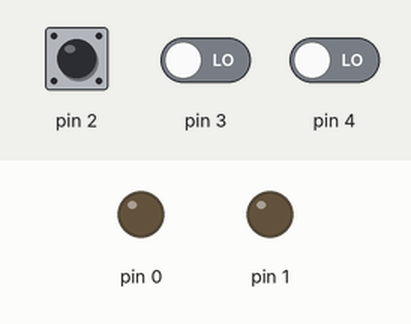
The sketch below on a simulated Arduino Uno, built with avr-gcc and run on an emulated ATmega328P. Parts: output pins drawn as LEDs (lit = HIGH). Inputs (shaded band) come from the test bench; at power-on: pin 2 LOW, pin 3 LOW, pin 4 LOW.

Above: at 0.8 s.
0.9 s: pin 2 pulled LOW for 0.15 s
At 1.7 s:
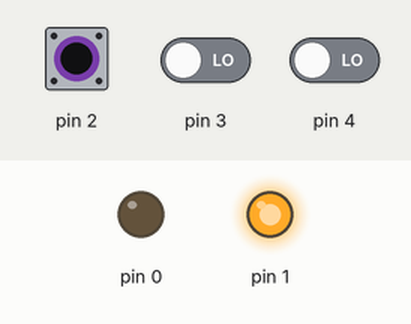
2.5 s: pin 3 driven HIGH
At 2.9 s:
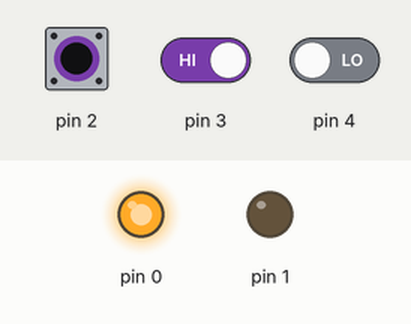
4.0 s: pin 3 driven LOW
At 5.2 s:
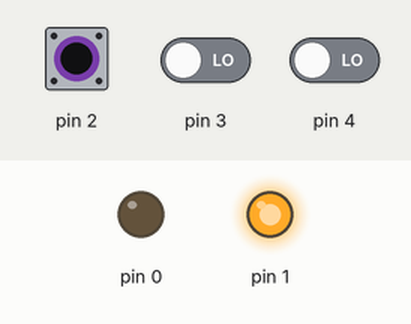
Timing chart, 0 to 7.0 s (numbered marks = the images above; inputs shaded):
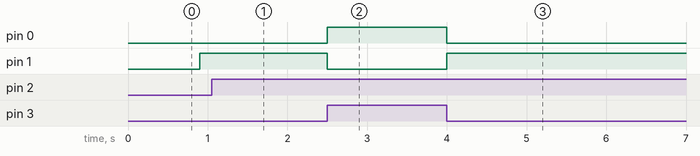

The sketch:

relatorio7_ex1.ino
```cpp
int main(void){

  DDRD = 0b00000011; //PD0(MA)  e PD1(MF) como saida
  PORTD = 0b00011100; // Pull-up ligado PD4(SF) PD3(SA)
  EICRA = 0b00000010; // Transiçao de descida
  EIMSK = 0b00000001; // Ligando a interrupcao

  sei();


  while(1){

  int cont = 0;
   char estado;
  if( !(PIND & (1<< PD3)) && !(PIND & (1 << PD2))){
    PORTD &= ~(1 << PD0);// Desliga MA
    PORTD |= (1 << PD1);// Liga MF
    estado = PORTD;
  } else if(!(PIND & (1<< PD4)) && !(PIND & (1 << PD2))){
    PORTD &= ~(1 << PD1);// Desliga MF
    PORTD |= (1 << PD0);// Liga MA
    estado = PORTD;
  }else if(!(PIND & (1<< PD2))){
    if(cont % 2 == 0){
      PORTD = 0;
    } else{
      estado ^= 0b00000011;
      PORTD = estado;
    }

    cont++;
  }
  if(!(PIND & (1 << PD3))){
    PORTD &= ~(1 << PD0);// Desliga MA
    PORTD |= (1 << PD1);// Liga MF
    estado = PORTD;
  }else if(!( PIND & (1<< PD4))){
    PORTD &= ~(1 << PD1);// Desliga MF
    PORTD |= (1 << PD0);// Liga MA
    estado = PORTD;

  }
  }
}
```

Measured:
- after the input at 0.9 s, pin 1: LOW → HIGH at once
- after the input at 2.5 s, pin 0: LOW → HIGH at once; pin 1: HIGH → LOW at once
- after the input at 4.0 s, pin 0: HIGH → LOW at once; pin 1: LOW → HIGH at once
